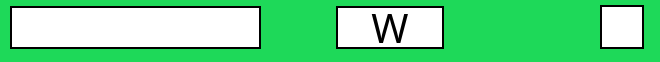
       <widget class="QWidget" name="key1" native="true">
        <property name="sizePolicy">
         <sizepolicy hsizetype="Preferred" vsizetype="Fixed">
          <horstretch>0</horstretch>
          <verstretch>0</verstretch>
         </sizepolicy>
        </property>
        <property name="minimumSize">
         <size>
          <width>0</width>
          <height>55</height>
         </size>
        </property>
        <property name="maximumSize">
         <size>
          <width>16777215</width>
          <height>90</height>
         </size>
        </property>
        <property name="cursor">
         <cursorShape>PointingHandCursor</cursorShape>
        </property>
        <property name="styleSheet">
         <string notr="true">background-color: rgb(30, 217, 89);
</string>
        </property>
        <widget class="QLineEdit" name="game_command1">
         <property name="geometry">
          <rect>
           <x>10</x>
           <y>6</y>
           <width>251</width>
           <height>43</height>
          </rect>
         </property>
         <property name="sizePolicy">
          <sizepolicy hsizetype="Expanding" vsizetype="Preferred">
           <horstretch>0</horstretch>
           <verstretch>0</verstretch>
          </sizepolicy>
         </property>
         <property name="minimumSize">
          <size>
           <width>0</width>
           <height>43</height>
          </size>
         </property>
         <property name="maximumSize">
          <size>
           <width>16777215</width>
           <height>16777215</height>
          </size>
         </property>
         <property name="font">
          <font>
           <family>Berlin Sans FB</family>
           <pointsize>20</pointsize>
          </font>
         </property>
         <property name="styleSheet">
          <string notr="true">background-color: rgb(255, 255, 255);
color: rgb(0, 0, 0);
border-style: solid;
border-width: 2px;
border-color: black;</string>
         </property>
         <property name="inputMask">
          <string notr="true"/>
         </property>
         <property name="maxLength">
          <number>16</number>
         </property>
        </widget>
        <widget class="QLabel" name="key_1_name">
         <property name="geometry">
          <rect>
           <x>336</x>
           <y>6</y>
           <width>108</width>
           <height>43</height>
          </rect>
         </property>
         <property name="font">
          <font>
           <family>Berlin Sans FB</family>
           <pointsize>30</pointsize>
          </font>
         </property>
         <property name="styleSheet">
          <string notr="true">background-color: rgb(255, 255, 255);
border-style: solid;
border-width: 2px;
border-color: black;</string>
         </property>
         <property name="text">
          <string>W</string>
         </property>
         <property name="alignment">
          <set>Qt::AlignCenter</set>
         </property>
        </widget>
        <widget class="QCheckBox" name="checkBoxW">
         <property name="geometry">
          <rect>
           <x>600</x>
           <y>2</y>
           <width>51</width>
           <height>51</height>
          </rect>
         </property>
         <property name="styleSheet">
          <string notr="true">QCheckBox::indicator {
     width: 40px;
     height: 40px;
	border-style: solid;
    border-width: 2px;
    border-color: black;
}

QCheckBox::indicator:checked {
  
	  background-color:rgb(7, 113, 240)
}
QCheckBox::indicator:unchecked {
    background-color: rgb(255, 255, 255);
}

</string>
         </property>
         <property name="text">
          <string/>
         </property>
         <property name="iconSize">
          <size>
           <width>23</width>
           <height>28</height>
          </size>
         </property>
         <property name="checkable">
          <bool>true</bool>
         </property>
        </widget>
       </widget>
